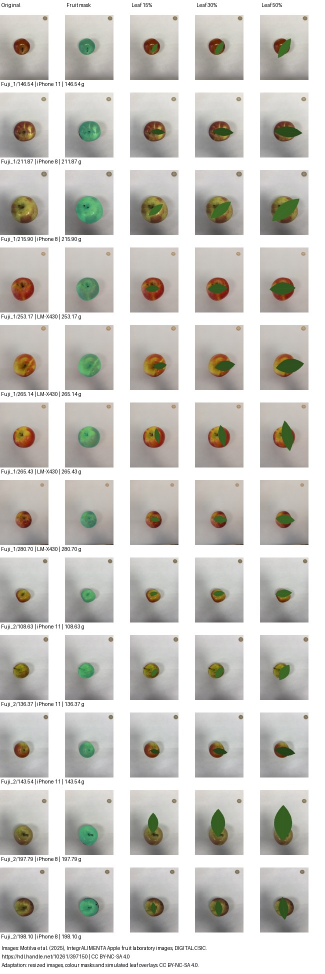
#> input picture haerin/2026-11-16/weight/results/weight_mask_review.jpg, 650 x 1947 px (shown at 1/2 size)
$ python -i weight_baseline.py   (imports and definitions only)
#> lines starting #> are read from the running program, lines starting #| are printed output that depends on the picture; after the words box and inside, x2 and y2 are one past the last pixel; in counts of white or black regions, pixels touching at a corner belong together
#> further down, picture is the input picture: PIL image 650x1947 RGB; mean R, G, B 203.4, 201.9, 197.3
"""Audit IntegrALIMENTA Fuji labels; fit and evaluate fixed-view, camera-specific mass regressions."""

import argparse
import csv
import hashlib
import importlib.util
import itertools
import json
import platform
import statistics as stats
from collections import Counter, defaultdict
from decimal import Decimal
from pathlib import Path

import PIL
from PIL import Image, ImageChops, ImageDraw, ImageOps


SEED = 20261116
LEVELS = (0.0, 0.15, 0.30, 0.50)
CONDITION = ('spb', 'int', 'me', 'ver')
EXPECTED = set(itertools.product(('pgb', 'ppb', 'spb', 'spm'), ('int', 'ext'),
                                 ('al', 'ce', 'me'), ('cen', 'sup', 'ver')))


# [70 lines left out: functions write_csv, index_images, assign_splits, load_frame, not called in this run]


def fruit_pixels(image):
    # The plain-background, overhead setup puts the coin near an upper corner.
    # Use the warm fruit skin signal in the central ROI; do not use weight or filename.
    width, height = image.size
#> width = 650; height = 1947
    r, g, b = image.split()
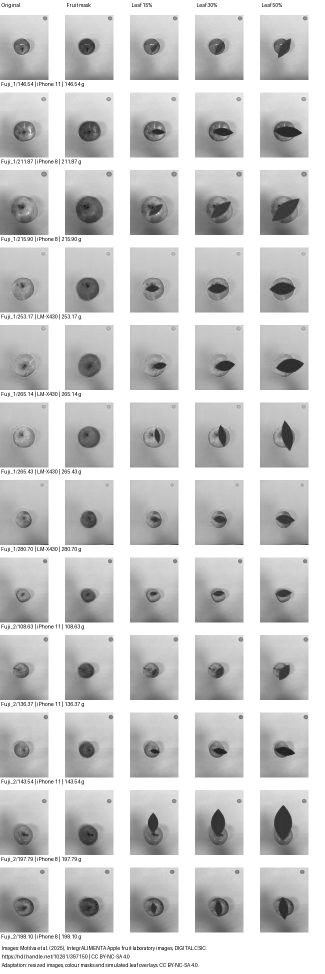
#> r: PIL image 650x1947 L (shown at 1/2 size); min 0, max 255, mean 203.4
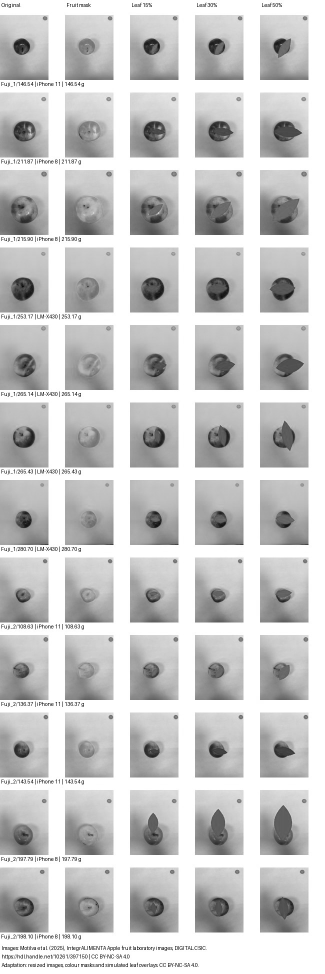
#> g: PIL image 650x1947 L (shown at 1/2 size); min 0, max 255, mean 201.9
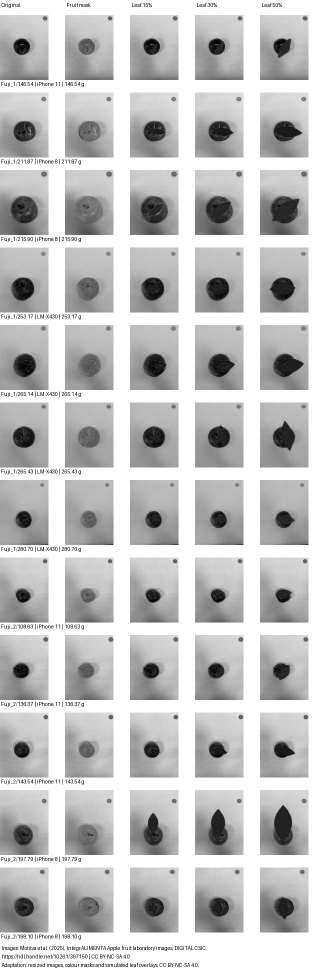
#> b: PIL image 650x1947 L (shown at 1/2 size); min 0, max 255, mean 197.3
    red_blue = ImageChops.subtract(r, b).point(lambda value: 255 if value >= 30 else 0)
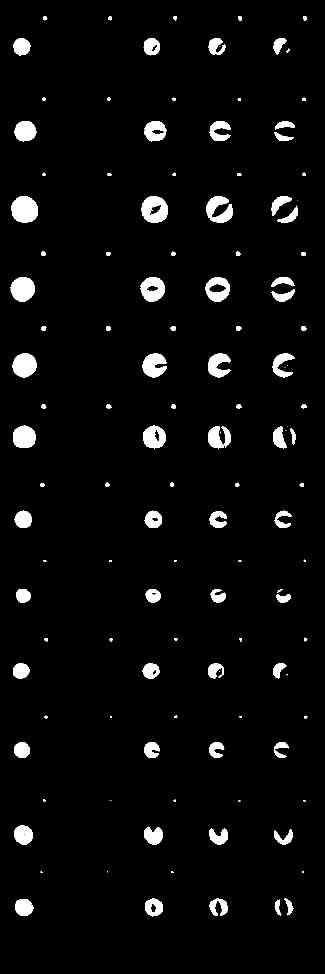
#> red_blue: PIL image 650x1947 L (shown at 1/2 size); 4.1% white; 126 white regions (24 under 20 px), largest, box (x1, y1, x2, y2) and area: (22, 392, 76, 445) 2260, (282, 392, 336, 446) 2032, (21, 554, 70, 603) 1856
    green_red = ImageChops.subtract(g, r).point(lambda value: 255 if value <= 9 else 0)
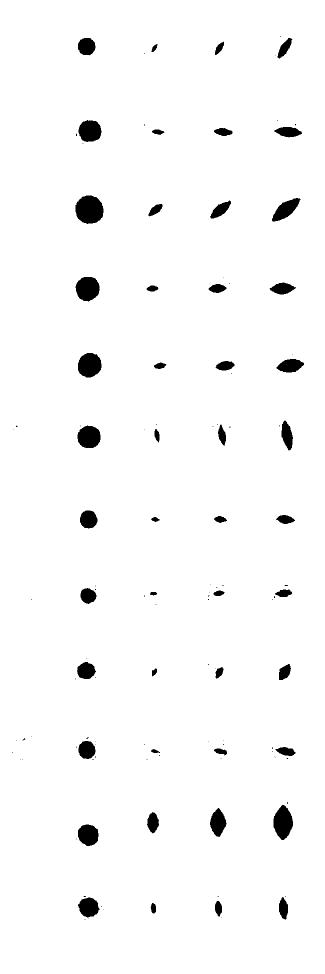
#> green_red: PIL image 650x1947 L (shown at 1/2 size); 97.3% white; 121 black regions (73 under 20 px), largest, box (x1, y1, x2, y2) and area: (151, 391, 207, 448) 2517, (547, 1610, 586, 1680) 1908, (151, 554, 199, 603) 1829
    mask = ImageChops.darker(red_blue, green_red)
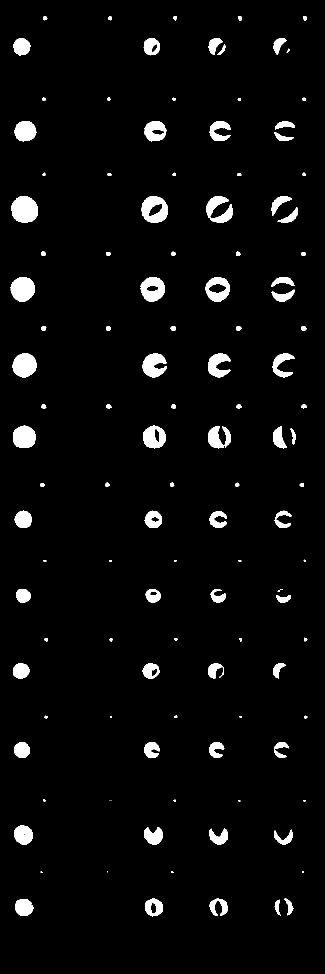
#> mask: PIL image 650x1947 L (shown at 1/2 size); 3.9% white; 118 white regions (14 under 20 px), largest, box (x1, y1, x2, y2) and area: (22, 392, 76, 445) 2260, (282, 392, 336, 446) 1889, (21, 554, 70, 603) 1856
    roi = (round(0.1 * width), round(0.18 * height), round(0.9 * width), round(0.94 * height))
#> roi = (65, 350, 585, 1830)
    central_mask = Image.new('L', image.size)
#> central_mask: PIL image 650x1947 L; every value is 0
    central_mask.paste(mask.crop(roi), roi[:2])
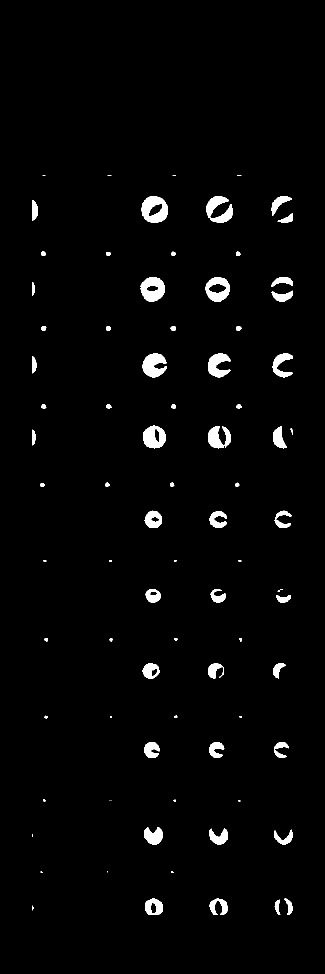
#> central_mask: PIL image 650x1947 L (shown at 1/2 size); 2.3% white; 83 white regions (17 under 20 px), largest, box (x1, y1, x2, y2) and area: (282, 392, 336, 446) 1889, (281, 554, 330, 604) 1655, (285, 707, 334, 755) 1587
    return central_mask


def feature(mask):
    area = mask.histogram()[255] / (mask.width * mask.height)
    return area ** 1.5


# [15 lines left out: functions fit, fit_line, not called in this run]


def coverage_overlay(rgb, mask):
    return Image.composite(Image.blend(rgb, Image.new('RGB', rgb.size, '#16deb6'), 0.45), rgb, mask)


# [109 lines left out: functions measure, evaluate, main, not called in this run]


# [2 lines not run here, left out]

>>> from PIL import Image
>>> picture = Image.open('results/weight_mask_review.jpg')
>>> result = fruit_pixels(picture)
